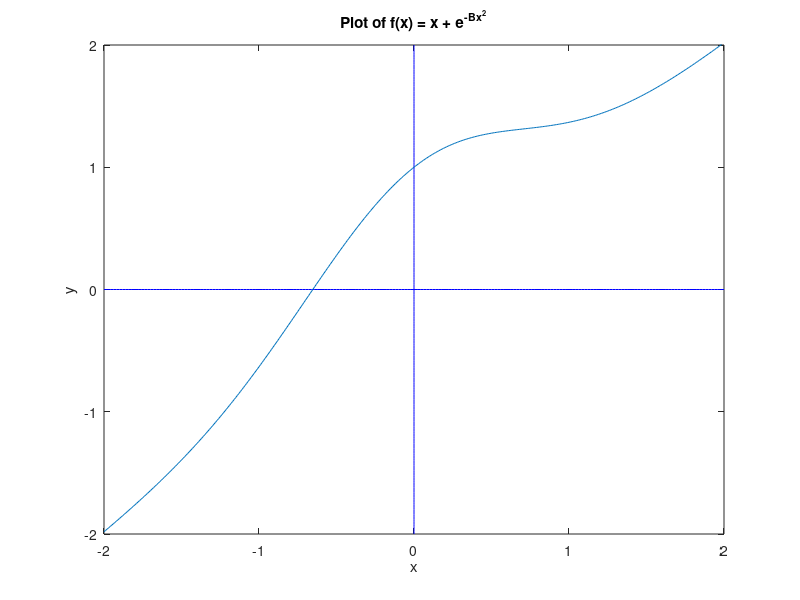

Source code (MATLAB): (Note: this script raises an error after producing the figure.)
%% Jong Park (parkj6)
% Math 351 - Numerical Analysis
% HW 1

%% Initial Plot
x = -2: 0.02: 2;
y = -2: 0.02: 2;
plot(x, zeros(size(x)), 'b', zeros(size(y)),y,'b')
axis([-2, 2, -2, 2])
title("Plot of f(x) = x + e^{-Bx^2}")
xlabel('x')
ylabel('y')
hold on 

%% Part 1
B = [1, 5, 10, 25, 50];    % Initial input

x = -2: 0.01: 2;            % -2 <= x <= 2
for k = 1 : length(B)
    y = x + exp(-B(k) .* (x .^ 2));
    yprime = 1 + 2.*(-B(k)) * exp(-B(k) .* (x .^ 2)) .* x;
    plot (x,y);
    
    xnew = x - eval(y) ./ eval(yprime);
	iters = [iters; xnew];
	test = abs(xnew -x) ./ (abs(xnew)+eps);
	if max(test) < 10*eps, break, end
	x = xnew;
%     if y == 0
%         root = x;
%     end
%     root;
    
end



%% Changing the Format to long
format long
